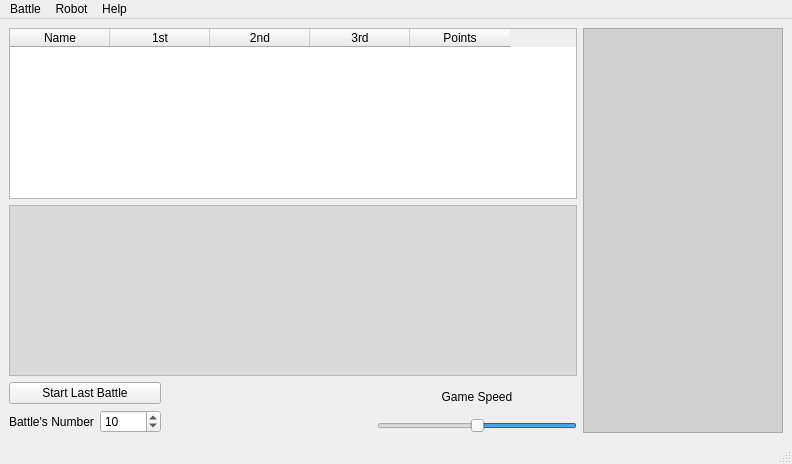
<?xml version="1.0" encoding="UTF-8"?>
<ui version="4.0">
 <class>MainWindow</class>
 <widget class="QMainWindow" name="MainWindow">
  <property name="geometry">
   <rect>
    <x>0</x>
    <y>0</y>
    <width>792</width>
    <height>464</height>
   </rect>
  </property>
  <property name="windowTitle">
   <string>Python Robocode</string>
  </property>
  <property name="windowIcon">
   <iconset>
    <normaloff>robotImages/smallRed.png</normaloff>robotImages/smallRed.png</iconset>
  </property>
  <widget class="QWidget" name="centralwidget">
   <layout class="QVBoxLayout" name="verticalLayout_4">
    <item>
     <layout class="QHBoxLayout" name="horizontalLayout_3">
      <item>
       <layout class="QVBoxLayout" name="verticalLayout_3">
        <item>
         <widget class="QTableWidget" name="tableWidget">
          <property name="autoFillBackground">
           <bool>false</bool>
          </property>
          <property name="sortingEnabled">
           <bool>true</bool>
          </property>
          <attribute name="horizontalHeaderStretchLastSection">
           <bool>false</bool>
          </attribute>
          <column>
           <property name="text">
            <string>Name</string>
           </property>
          </column>
          <column>
           <property name="text">
            <string>1st</string>
           </property>
          </column>
          <column>
           <property name="text">
            <string>2nd</string>
           </property>
          </column>
          <column>
           <property name="text">
            <string>3rd</string>
           </property>
          </column>
          <column>
           <property name="text">
            <string>Points</string>
           </property>
          </column>
         </widget>
        </item>
        <item>
         <widget class="QGraphicsView" name="graphicsView">
          <property name="enabled">
           <bool>true</bool>
          </property>
          <property name="styleSheet">
           <string notr="true">background-color: rgba(206, 206, 206, 162);</string>
          </property>
         </widget>
        </item>
        <item>
         <layout class="QHBoxLayout" name="horizontalLayout_2">
          <item>
           <layout class="QVBoxLayout" name="verticalLayout">
            <item>
             <widget class="QPushButton" name="pushButton">
              <property name="text">
               <string>Start Last Battle</string>
              </property>
             </widget>
            </item>
            <item>
             <layout class="QHBoxLayout" name="horizontalLayout">
              <item>
               <widget class="QLabel" name="label_2">
                <property name="text">
                 <string>Battle's Number</string>
                </property>
               </widget>
              </item>
              <item>
               <widget class="QSpinBox" name="spinBox">
                <property name="maximum">
                 <number>10000</number>
                </property>
                <property name="value">
                 <number>10</number>
                </property>
               </widget>
              </item>
             </layout>
            </item>
           </layout>
          </item>
          <item>
           <spacer name="horizontalSpacer">
            <property name="orientation">
             <enum>Qt::Horizontal</enum>
            </property>
            <property name="sizeHint" stdset="0">
             <size>
              <width>40</width>
              <height>20</height>
             </size>
            </property>
           </spacer>
          </item>
          <item>
           <layout class="QVBoxLayout" name="verticalLayout_2">
            <item>
             <widget class="QLabel" name="label">
              <property name="layoutDirection">
               <enum>Qt::LeftToRight</enum>
              </property>
              <property name="styleSheet">
               <string notr="true"/>
              </property>
              <property name="text">
               <string>Game Speed</string>
              </property>
              <property name="alignment">
               <set>Qt::AlignCenter</set>
              </property>
             </widget>
            </item>
            <item>
             <widget class="QSlider" name="horizontalSlider">
              <property name="sizePolicy">
               <sizepolicy hsizetype="Fixed" vsizetype="Fixed">
                <horstretch>0</horstretch>
                <verstretch>0</verstretch>
               </sizepolicy>
              </property>
              <property name="minimumSize">
               <size>
                <width>200</width>
                <height>0</height>
               </size>
              </property>
              <property name="layoutDirection">
               <enum>Qt::RightToLeft</enum>
              </property>
              <property name="maximum">
               <number>120</number>
              </property>
              <property name="value">
               <number>60</number>
              </property>
              <property name="orientation">
               <enum>Qt::Horizontal</enum>
              </property>
              <property name="invertedAppearance">
               <bool>false</bool>
              </property>
              <property name="invertedControls">
               <bool>true</bool>
              </property>
             </widget>
            </item>
           </layout>
          </item>
         </layout>
        </item>
       </layout>
      </item>
      <item>
       <widget class="QGraphicsView" name="graphicsView_2">
        <property name="sizePolicy">
         <sizepolicy hsizetype="Fixed" vsizetype="Expanding">
          <horstretch>0</horstretch>
          <verstretch>0</verstretch>
         </sizepolicy>
        </property>
        <property name="minimumSize">
         <size>
          <width>200</width>
          <height>0</height>
         </size>
        </property>
        <property name="maximumSize">
         <size>
          <width>200</width>
          <height>16777215</height>
         </size>
        </property>
        <property name="styleSheet">
         <string notr="true">background-color: rgba(194, 194, 194, 167);</string>
        </property>
       </widget>
      </item>
     </layout>
    </item>
   </layout>
  </widget>
  <widget class="QMenuBar" name="menubar">
   <property name="geometry">
    <rect>
     <x>0</x>
     <y>0</y>
     <width>792</width>
     <height>23</height>
    </rect>
   </property>
   <widget class="QMenu" name="menuBattle">
    <property name="title">
     <string>Battle</string>
    </property>
    <addaction name="actionNew"/>
   </widget>
   <widget class="QMenu" name="menuRobot">
    <property name="title">
     <string>Robot</string>
    </property>
    <addaction name="actionNew_2"/>
    <addaction name="actionOpen"/>
   </widget>
   <widget class="QMenu" name="menuHelp">
    <property name="title">
     <string>Help</string>
    </property>
    <addaction name="separator"/>
    <addaction name="actionClass_Reference"/>
    <addaction name="actionAbout"/>
   </widget>
   <addaction name="menuBattle"/>
   <addaction name="menuRobot"/>
   <addaction name="menuHelp"/>
  </widget>
  <widget class="QStatusBar" name="statusbar"/>
  <action name="actionNew">
   <property name="text">
    <string>New</string>
   </property>
  </action>
  <action name="actionNew_2">
   <property name="text">
    <string>New</string>
   </property>
  </action>
  <action name="actionOpen">
   <property name="text">
    <string>Open</string>
   </property>
  </action>
  <action name="actionClass_Reference">
   <property name="text">
    <string>Class Reference</string>
   </property>
  </action>
  <action name="actionAbout">
   <property name="text">
    <string>About</string>
   </property>
  </action>
 </widget>
 <resources/>
 <connections/>
</ui>
